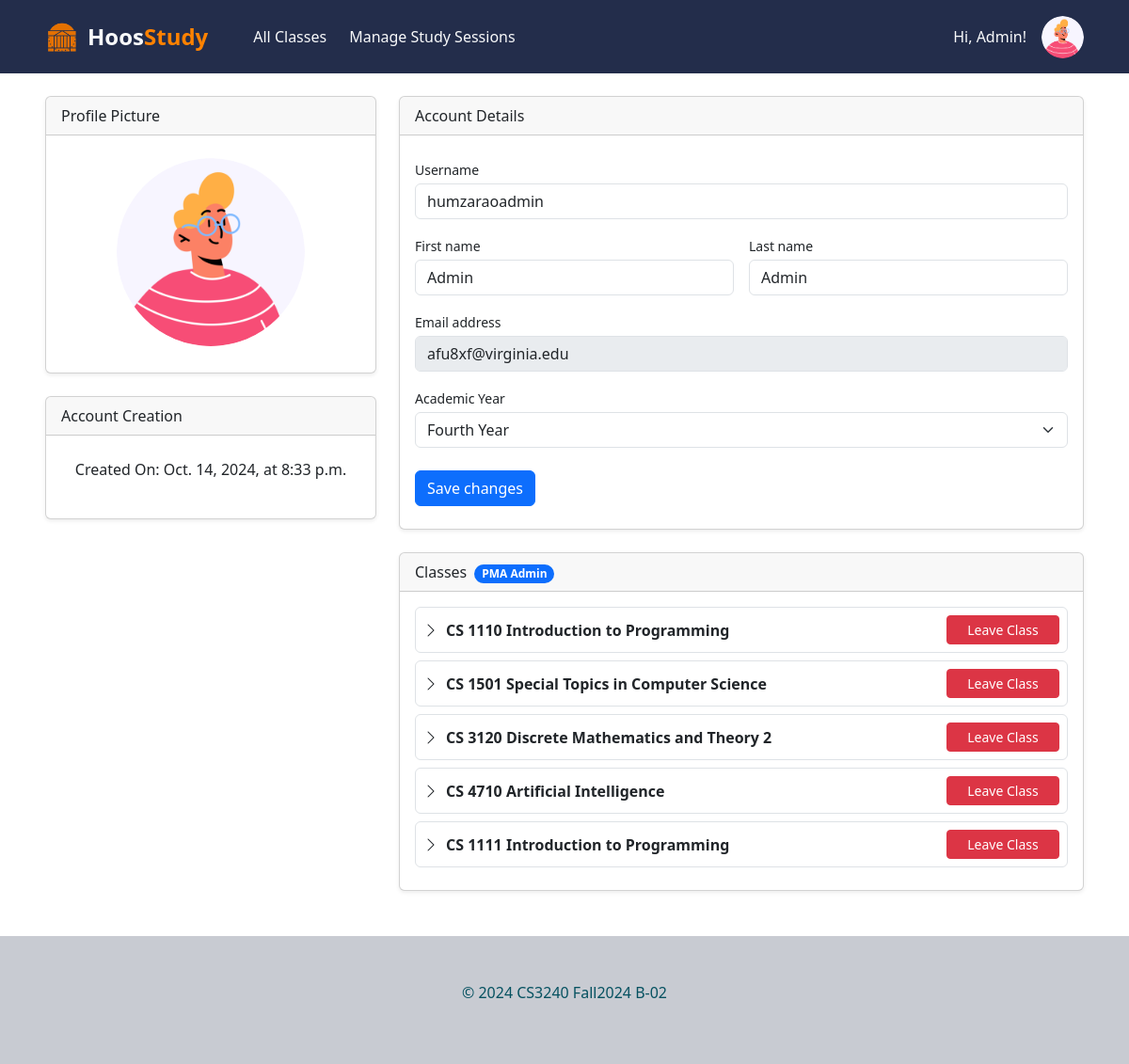
The page /profile/ (signed in) on the database its author committed.
### hoos_study_app/models.py (models this page shows, shortened)
class User(AbstractUser):
    YEAR_CHOICES = [
        ('1', 'First Year'),
        ('2', 'Second Year'),
        ('3', 'Third Year'),
        ('4', 'Fourth Year'),
    ]
    is_pma_admin = models.BooleanField(default=False)
    year = models.CharField(max_length=1, choices=YEAR_CHOICES,  null=True, blank=True)
    profile_picture = models.ImageField(
        upload_to='profile_pictures/', null=True, blank=True,
        validators=[validate_file_extension, validate_file_size],
        default=random_profile_picture
    )

class Course(models.Model):
    mnemonic = models.CharField(max_length=4, default="GEN")
    number = models.IntegerField(default=1000)
    title = models.CharField(max_length=100, default="HOOS")
    students = models.ManyToManyField(User, related_name="courses", blank=True)
    semester = models.CharField(max_length=20, default="N/A")
    def __str__(self):
        return f"{self.mnemonic} {self.number} {self.title}"

### hoos_study_app/views.py (the view, shortened to what this page needs)
# urls.py: path("profile/", views.profile, name="profile"),
@login_required
def profile(request):
    user = request.user
    images = get_profile_pictures()
    account_details_form = UserProfileForm(instance=user)
    upload_picture_form = ProfilePictureForm(instance=user)
    default_picture_form = SelectDefaultPictureForm()
    return render(request, 'hoos_study_app/profile.html', {
        'form': account_details_form,
        'upload_picture_form': upload_picture_form,
        'default_picture_form': default_picture_form,
        'default_pictures': images,
        'creation_date': user.date_joined,
    })

### hoos_study_app/forms.py
class UserProfileForm(UserChangeForm):
    password = None  # Exclude the password field from the form
    class Meta:
        model = User
        fields = ['username', 'first_name', 'last_name', 'year']

class ProfilePictureForm(forms.ModelForm):
    class Meta:
        model = User
        fields = ['profile_picture']
        widgets = {
            'profile_picture': forms.FileInput(attrs={'class': 'form-control', 'accept': 'image/*'}),
        }

### hoos_study_app/views.py (called while the page is built)
def get_profile_pictures():
    if settings.USE_S3:
        s3 = boto3.resource('s3')
        bucket = s3.Bucket(settings.AWS_STORAGE_BUCKET_NAME)
        objects = bucket.objects.filter(Prefix=f'{settings.MEDIA_LOCATION}/profile_pictures/default_profile_pictures/')
        images = [os.path.basename(obj.key) for obj in objects if not obj.key.endswith('/')]
        return images
    else:
        img_path = os.path.join(settings.MEDIA_ROOT, 'profile_pictures/default_profile_pictures/')
        images = os.listdir(img_path)
        return images

### hoos_study_app/templates/hoos_study_app/profile.html (shortened to what this page needs)
{% extends "base.html" %}
{% block content %}
{% load socialaccount %}
{% load static %}
  <div class="row">
    <div class="col-xl-4">
      <div class="card mb-4 shadow-sm">
        <div class="card-header">Profile Picture</div>
        <div class="card-body py-4 text-center">
          <div class="profile-picture-container position-relative " data-bs-toggle="modal" data-bs-target="#profilePictureModal">
            <img id="profile-picture"
                 class="rounded-circle mb-2"
                 src="{% if user.profile_picture %}{{ user.profile_picture.url }}{% endif %}"
                 style="width: 200px; height: 200px; object-fit: cover;"
                 >
          </div>
        </div>
      </div>
      <div class="card mb-4 shadow-sm">
        <div class="card-header">Account Creation</div>
        <div class="card-body py-4 text-center">
            <p>Created On: {{ creation_date|date:"M. j, Y, \\a\\t g:i a" }}</p>
        </div>
      </div>
    </div>
    <div class="col-xl-8">
      <div class="card mb-4 shadow-sm">
        <div class="card-header">Account Details</div>
        <div class="card-body py-4">
          <form method="post" class="mb-0" novalidate>
              <div class="mb-3">
                <label class="small mb-1" for="{{ form.username.id_for_label }}">{{ form.username.label }}</label>
                <input
                  class="form-control {% if form.username.errors %}is-invalid{% endif %}"
                  id="{{ form.username.id_for_label }}" type="text" name="username"
                  placeholder="Enter your username" value="{{ form.username.value }}"
                >
              </div>
              <div class="row gx-3 mb-3">
                <div class="col-md-6">
                    <label class="small mb-1" for="{{ form.first_name.id_for_label }}">{{ form.first_name.label }}</label>
                    <input
                      class="form-control {% if form.first_name.errors %}is-invalid{% endif %}"
                      id="{{ form.first_name.id_for_label }}" type="text" name="first_name"
                      placeholder="Enter your first name" value="{{ form.first_name.value }}"
                    >
                </div>
                <div class="col-md-6">
                  <label class="small mb-1" for="{{ form.last_name.id_for_label }}">{{ form.last_name.label }}</label>
                  <input
                    class="form-control {% if form.last_name.errors %}is-invalid{% endif %}"
                    id="{{ form.last_name.id_for_label }}" type="text" name="last_name"
                    placeholder="Enter your last name" value="{{ form.last_name.value }}"
                  >
                </div>
              </div>
              <div class="mb-3">
                <label class="small mb-1" for="email_display">Email address</label>
                <input
                  class="form-control" id="email_display" type="email"
                  value="{{ user.email }}"
                  disabled
                >
              </div>
              <div class="mb-3">
                <label class="small mb-1" for="{{ form.year.id_for_label }}">Academic Year</label>
                <select class="form-select {% if form.year.errors %}is-invalid{% endif %}" name="year" id="{{ form.year.id_for_label }}" role="button" >
                  {% for key, value in form.year.field.choices %}
                    {% if key %}
                      <option value="{{ key }}" {% if form.year.value == key %}selected{% endif %}>{{ value }}</option>
                    {% endif %}
                  {% endfor %}
                </select>
              </div>
              <button class="btn btn-primary mt-2" type="submit" name="account_details_update">Save changes</button>
          </form>
        </div>
      </div>
    <div class="card mb-4 shadow-sm">
    <div class="card-header">
        Classes
        {% if user.is_pma_admin %}
            <span class="badge rounded-pill text-bg-primary ms-1">PMA Admin</span>
        {% endif %}
    </div>
    <div class="card-body py-3">
        <ul class="list-group">
            {% for course in user.courses.all %}
                <li class="list-group-item d-flex align-items-center p-2 border rounded mb-2">
                    <div class="d-flex align-items-center w-100">
                        <a href="{% url 'hoos_study_app:course_group' course.pk %}" class="text-decoration-none text-dark w-100 d-flex align-items-center">
                            <i class="bi bi-chevron-right me-2"></i>
                            <span class="fs-6 fw-semibold">{{ course }}</span>
                        </a>
                    </div>
                    <form action="{% url 'hoos_study_app:leave_course_group' course.id %}" method="post" class="ms-3">
                        <button class="btn btn-danger btn-sm">Leave Class</button>
                    </form>
                </li>
            {% empty %}
                <li class="list-group-item text-muted">You have not joined any courses.</li>
            {% endfor %}
        </ul>
    </div>
</div>
    </div>
  </div>
{% endblock %}

### hoos_study_app/templates/base.html (shortened to what this page needs)
<!DOCTYPE html>
<html lang="en">
<head>
    {% load static %}
    <link rel="stylesheet" href="{% static 'hoos_study_app/css/styles.css' %}">
    <link href="https://cdn.jsdelivr.net/npm/bootstrap@5.3.3/dist/css/bootstrap.min.css" rel="stylesheet"
>
    <link rel="stylesheet" href="https://cdn.jsdelivr.net/npm/bootstrap-icons@1.11.3/font/bootstrap-icons.min.css">
</head>
<body class="d-flex flex-column min-vh-100">
  <header class="navbar navbar-expand-lg py-3" style="background-color: #232D4B;">
    <nav class="container-xxl px-5">
      <div class="collapse navbar-collapse text-light" id="navbarToggler">
        <a class="navbar-brand d-flex align-items-center me-5 fw-bold text-light" href="{% url 'hoos_study_app:home' %}" style="text-decoration: none;">
            <img src="{% static 'hoos_study_app/img/rotundaIcon.png' %}"
                alt="Rotunda Icon"
                style="width: 35px; height: 35px; margin-right: 10px;">
            <span style="font-size: 1.5rem; font-weight: bold;">Hoos<span style="color: #FF8200;">Study</span></span>
        </a>
        <a class="nav-link me-4" href="{% url 'hoos_study_app:class-list' %}">
          All Classes
        </a>
        {% if user.is_pma_admin %}
        <a class="nav-link me-4" href="{% url 'hoos_study_app:pma-manage-study-sessions' %}">
          Manage Study Sessions
        </a>
        {% endif %}
      </div>
      <div class="ms-auto">
        {% if user.is_authenticated %}
        <div class="d-flex align-items-center text-light">
          <p class="me-3 mb-0">Hi, {{ user.first_name }}!</p>
          <div id="profile-picture-dropdown" class="nav-item dropdown">
            <a class="nav-link dropdown-toggle" href="#" role="button" data-bs-toggle="dropdown" aria-expanded="false">
              <img id="profile-picture"
                 class="rounded-circle"
                 src="{% if user.profile_picture %}{{ user.profile_picture.url }}{% endif %}"
                 style="width: 45px; height: 45px; object-fit: cover;">
            </a>
          </div>
        </div>
        {% else %}
          <a href="{% url 'account_login' %}" class="btn btn-light">
            <i class="bi bi-box-arrow-in-right me-1"></i>
            Log In
          </a>
        {% endif %}
      </div>
    </nav>
  </header>
  {% block main %}
  <div id="content" class="container-xxl px-5 flex-grow-1 my-4 text-info-emphasis">
    {% block content %}{% endblock %}
  </div>
  {% endblock main %}
  <div class="py-5" style="background-color: #C8CBD2;">
    <footer class="container-xxl text-center text-info-emphasis">
      <p>© 2024 CS3240 Fall2024 B-02</p>
    </footer>
  </div>
</body>

### static/hoos_study_app/css/styles.css (style rules this page uses)
#profile-picture-dropdown .nav-link.dropdown-toggle::after { display: none; }

### hoos_study_app/templates/hoos_study_app/profile.html (style rules this page uses)
.profile-picture-container { position: relative; display: inline-block; cursor: pointer; width: 200px; height: 200px; }
.profile-picture-container img { width: 100%; height: 100%; border-radius: 50%; transition: opacity 0.3s ease; }
.btn-danger { white-space: nowrap; min-width: 120px; text-align: center; }

### rows shown on the page
User: first_name "Admin", profile_picture (picture), date_joined "Oct. 14, 2024, at 8:33 p.m.", username "humzaraoadmin", last_name "Admin", email "afu8xf@virginia.edu"
Course: mnemonic+number+title "CS 1110 Introduction to Programming"
Course: mnemonic+number+title "CS 1501 Special Topics in Computer Science"
Course: mnemonic+number+title "CS 3120 Discrete Mathematics and Theory 2"
Course: mnemonic+number+title "CS 4710 Artificial Intelligence"
Course: mnemonic+number+title "CS 1111 Introduction to Programming"

### other values the page prints
form field year "Fourth Year"
